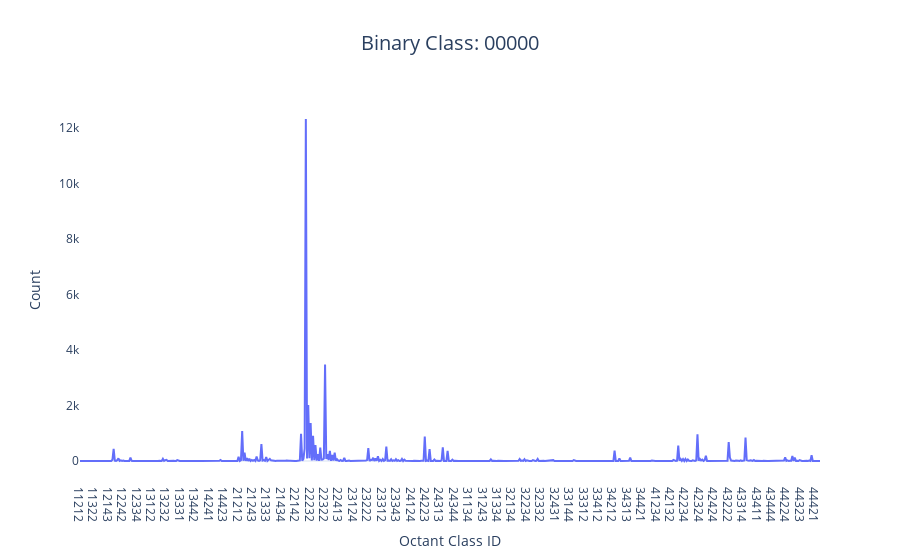

This figure's notebook cell:
### Code cell
pp.DisulfideVisualization.plot_classes(
    pdb.tclass, class_string="00000", paginated=False,
)

### Figure 1 — Plotly figure (JSON) as saved in the notebook; plotly's stock layout.template omitted (floating-point values rounded to 4 significant figures; data arrays with more than 128 entries replaced by an {"elided": "..."} marker saying what was removed)
{"data": [{"hovertemplate": "Octant Class ID=%{x}<br>Count=%{y}<extra></extra>", "legendgroup": "", "line": {"color": "#636efa", "dash": "solid"}, "marker": {"symbol": "circle"}, "mode": "lines", "name": "", "orientation": "v", "showlegend": false, "type": "scatter", "x": {"elided": "617 str values"}, "xaxis": "x", "y": {"elided": "617 int values"}, "yaxis": "y"}], "layout": {"autosize": true, "legend": {"tracegroupgap": 0}, "showlegend": true, "title": {"font": {"size": 20}, "text": "Binary Class: 00000", "x": 0.5}, "xaxis": {"anchor": "y", "domain": [0, 1], "showgrid": false, "title": {"text": "Octant Class ID"}}, "yaxis": {"anchor": "x", "domain": [0, 1], "showgrid": false, "title": {"text": "Count"}, "type": "linear"}}}
